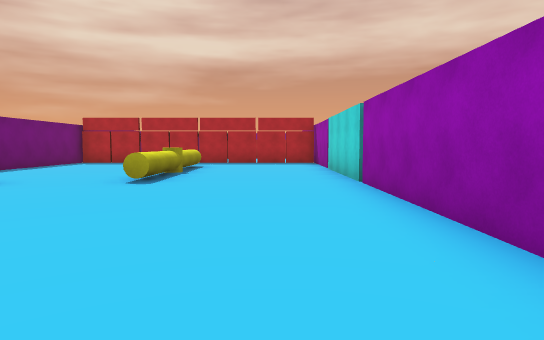
[1] (above)

12 first-person views from a walk through a 3-D level made in the Unity game engine. The camera is 1.4 m above the floor, tilts 4° down and sees 75° across. The floor is counted in squares, 2 m on a side. Each view is taken from the middle of a square. On the plan, view 1 faces up. The plan holds only what a view shows up to about 11 squares ahead; the rest is blank. The place goes on beyond the plan.

[2]
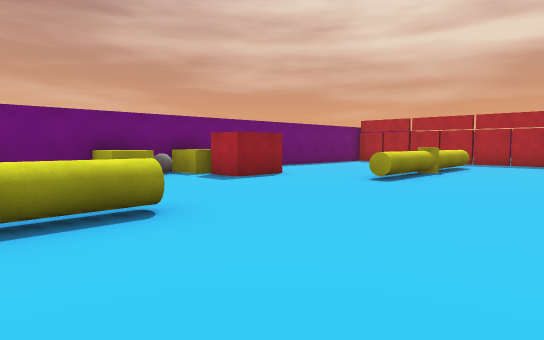

[3]
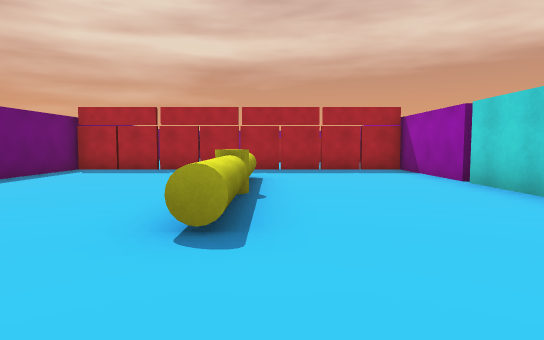

[4]
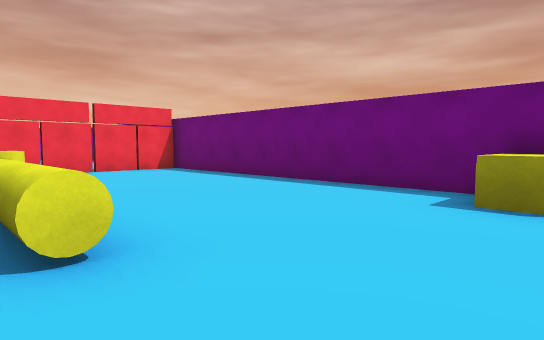

[5]
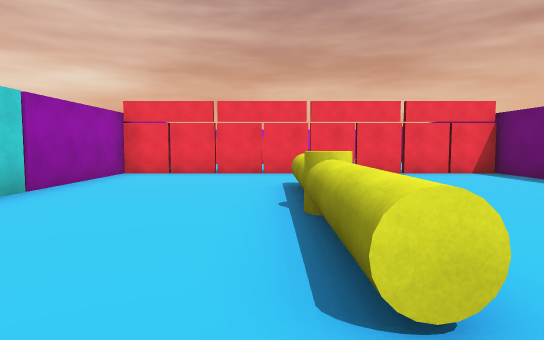

[6]
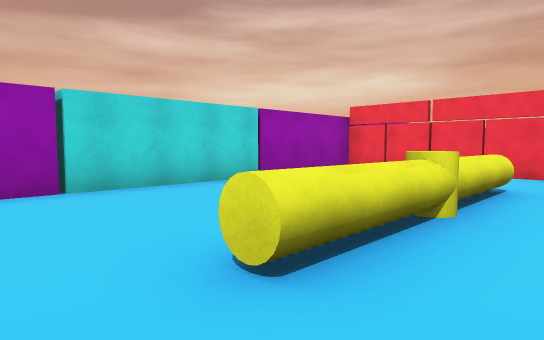

[7]
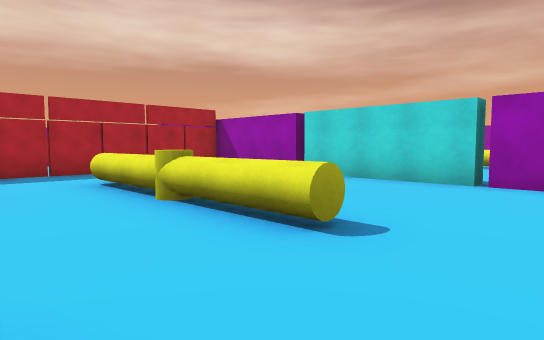

[8]
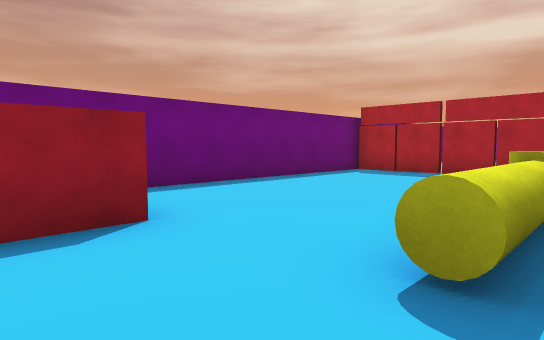

[9]
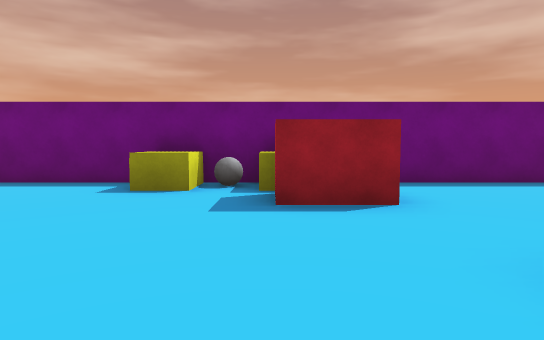

[10]
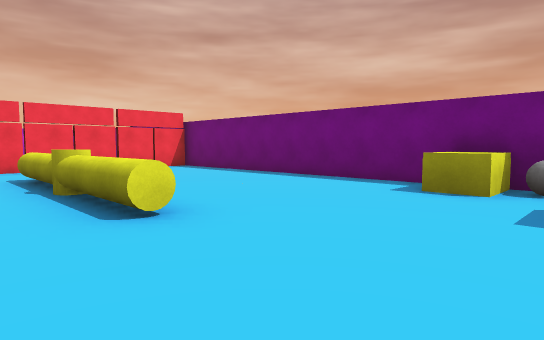

[11]
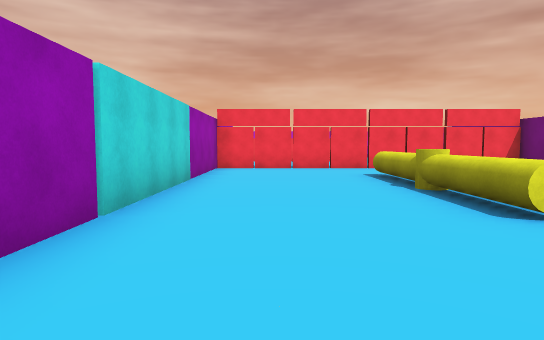

[12]
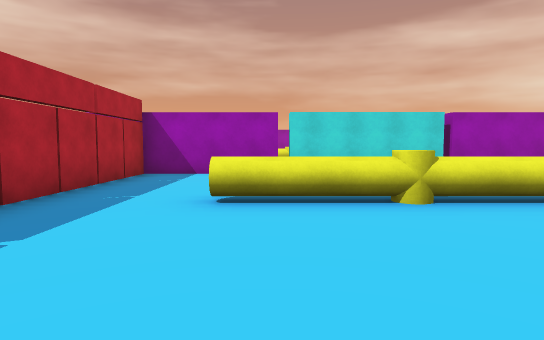

### Floor plan
Points are (right, up) in squares from view 1. A wall is a line through its corners. A room is listed if a view was taken in it or the views show most of it. See-through windows are left out.
Room 1 (views 1, 2, 3, 4, 5, 6, 7, 8, 9, 10, 11, 12)
walls: (-2.8, 1.8) (-2.4, 1.8); (-2.4, 6.7) (-2.8, 6.7); (-5.1, 6.5) (-5.1, 5.1) (-6.1, 5.1); (1.7, 6.7) (1.7, 10.6); (1.7, 10.9) (1.7, 14.1) (-7.6, 14.1) (-7.6, -5.8) (1.7, -5.8) (1.7, 6.6)
low walls: (-2.4, 1.8) (-2.4, -0.5); (-2.8, 6.7) (-2.8, 8.6); (-2.8, -0.5) (-2.8, 1.8); (-2.4, 8.5) (-2.4, 6.7); (-2.8, 9.4) (-2.8, 11.8); (-2.4, -1.4) (-2.4, -3.2); (-2.8, -3.2) (-2.8, -1.4); (-2.4, 11.8) (-2.4, 9.4)
ways out: gap at (2, 7); gap at (2, 11)
objects: other object (-7, 3); ball (-7, 4); other object (-7, 5); yellow cylinder (-2, -1); yellow cylinder (-2, 9)

Positions as (right, up) in squares from view 1, and headings:
1: (0, 0), facing up
2: (1, 0), facing up-left
3: (-2, 4), facing up
4: (-2, 4), facing down-left
5: (-2, 3), facing down
6: (-4, 3), facing down-right
7: (-5, 5), facing up-right
8: (-2, 5), facing up-left
9: (-1, 5), facing left
10: (-1, 5), facing down-left
11: (0, 5), facing down
12: (-7, 11), facing right
